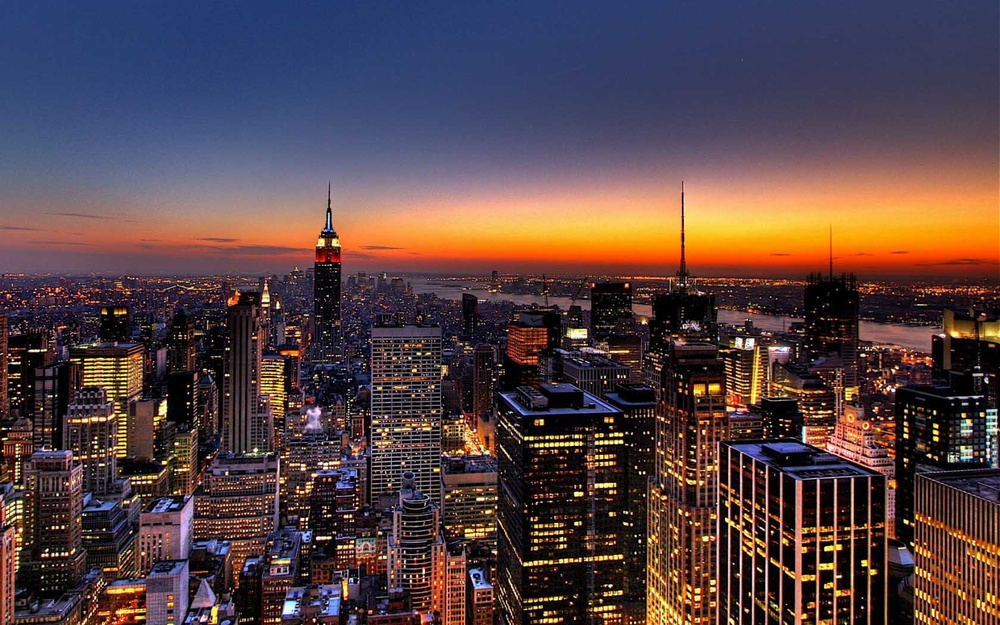
#> input picture Assingment 1/city_pic.jpg, 1000 x 625 px, shrunk from 1680 x 1050 before the run
$ jupyter execute Q1.ipynb
#> lines starting #> are read from the running program, lines starting #| are printed output that depends on the picture
## Student Information <br>
Name: **Mohammad Hossein Shafieizadegan**<br>
Student Number: **99104781**<br>

# Numpy and Linear algebra

Include any libraries you need, including the numpy library

[cell 1]
import numpy as np
import matplotlib.pyplot as plt
import cv2
import math
from skimage import util
from sklearn.datasets import load_iris
from sklearn.decomposition import PCA

Create three different arrays by these methods:

1: Define a function $ f(x1,x2,x3)=x1+10x2+100x3 $ and create a three-dimentional array A of size (4,5,6) using that. <br>
2: Create $$B = \left(\begin{array}{cc}
5 & 1.1 & 4\\
15 & 3 & 9\\
8 & 7 & 8
\end{array}\right)$$
3: Create a $3\times 3 \times 3$ array C with numbers from 1 to 27. The array should be filled first along the first dimension then the second dimension and at last the third dimension. like this:
$$
C[:, :, 0] = \left(\begin{array}{cc}
1 & 4 & 7\\
2 & 5 & 8\\
3 & 6 & 9
\end{array}\right)
$$

[cell 2]
def f(x1,x2,x3):
  return x1 + 10*x2 + 100*x3

A = np.zeros((4,5,6))
for i in range(4):
  for j in range(5):
    for k in range(6):
      A[i,j,k] = f(i,j,k)

# Print A
print(A)

[cell 3]
# 2: Create B = [[5, 1.1, 4], [15, 3, 9], [8, 7, 8]]
B = np.array([[5, 1.1, 4], [15, 3, 9], [8, 7, 8]])

# Print B
print(B)

[cell 4]
# Create a 3x3x3 array C with numbers from 1 to 27
C = np.arange(1,28).reshape(3,3,3).transpose(2,1,0)

# print(C)

# Print C
print(C[:,:,0])

## Indexing <br>
Select and print the middle subarray of dimesnsion (3,3,2) of A with only one line of code

[cell 5]
# Print the middle subarray of dimension (3,3,2) of A
print(A[1:4, 1:4, 0:2])

## Replacement
Replace the last slice of array C (C[:, :, 2]) with values of B. Then print the result.

[cell 6]
# Replace the last slice of array C with values of B
C[:, :, 2] = B

# Print the result
print(C)

## Axis Swap
Swap the first(C[:, :, 0]) and last(C[:, :, 3]) slice of the array C **only with one line of code**. Then print the result.

[cell 7]
# Swap the first and last slice of the array B
C[:, :, [0, 2]] = C[:, :, [2, 0]]

# Print the result
print(C)

## Transposing
Transpose the array B elements in each slice. Then print the result.

[cell 8]
# Transpose the array B elements in each slice
C = C.transpose(0, 2, 1)

# Print the result
print(C)

## Basic plotting with matplotlib <br>
Draw 1000 samples from a binomial distribution with N=300 and p=0.4. Plot the histogram and the estimated cdf on a single figure

[cell 9]
# Set the random seed for reproducibility
np.random.seed(42)

# Draw 1000 samples from a binomial distribution with N=300 and p=0.4
samples = np.random.binomial(300, 0.4, 1000)

# Plot the histogram of the samples with 20 bins
plt.figure()
plt.hist(samples, bins=20, density=True, histtype="step")

# Calculate the cumulative counts of the samples
cum_counts = np.cumsum(np.bincount(samples))

# Normalize the cumulative counts to get the estimated cdf
cdf = cum_counts / cum_counts[-1]

# Plot the estimated cdf of the samples
plt.figure()
plt.plot(np.arange(len(cdf)), cdf)

# Add labels, title and legend to the plot
plt.xlabel("Number of successes")
plt.ylabel("Probability")
plt.title("Binomial distribution with N=300 and p=0.4")

# Show the plot
plt.show()
#> figure, not shown here; curve peaks at x = 148, y = 1

## SVD for denoising images <br>
Task 1: Convert the colored images to grayscale and display them. Then, use an SVD decoposition and partial reconstruction and plot the PSNR metric for each number of components used. Also, display some reconstructed images for a few values of the number of used singular values. <br>
Task 2: For each (grayscale) image, do the following: <br>
    1: Create two noisy versions of the image, with almost the same PSNR and display them. Use a gaussian noise with a well-chosen amplitude for the first noisy image, and use a salt and pepper noise for the second one.<br>
    2: For each noisy image, plot the PSNR vs component number in SVD decomposition. Again, display the reconstructed iamges for a few values of the number of used singular values. <br>
    3: Determine the component number that maximizes the PSNR in each case, and explain why. Display the images for these component numbers as well. <br>
    4: Determine which of the two noise types can be removed more accurately with this method.


[cell 10]
# Load the colored images from a list of URLs
image1_gray = cv2.imread('city_pic.jpg', cv2.IMREAD_GRAYSCALE)
#> image1_gray: shape (625, 1000); min 0, max 255, mean 73.3
image2_gray = cv2.imread('Gorilla.jpg', cv2.IMREAD_GRAYSCALE)
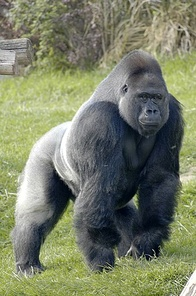
#> input picture Assingment 1/Gorilla.jpg, 196 x 296 px, shrunk from 330 x 497 before the run
#> image2_gray: shape (296, 196); min 0, max 255, mean 123.2
gray_images = [image1_gray, image2_gray]

# display images
fig, axes = plt.subplots(1, 2, figsize=(8, 4))
for i, gray_image in enumerate(gray_images):
  axes[i].imshow(gray_image, cmap="gray")
  axes[i].set_title(f"Image {i+1}")
#> this loop made 2 passes
plt.show()

[cell 11]
# Define a function to perform SVD decomposition and partial reconstruction of an image
def svd_reconstruct(image, k):
  # Perform SVD decomposition of the image matrix
  U, s, Vt = np.linalg.svd(image)
  # Select the first k singular values and vectors
  s_k = s[:k]
  U_k = U[:, :k]
  Vt_k = Vt[:k, :]
  # Reconstruct the image matrix from the reduced SVD
  image_k = U_k @ np.diag(s_k) @ Vt_k
  return image_k

# Define a function that calculates PSNR
def psnr (img1, img2):
  # Calculate the mean squared error between the images
  mse = np.mean ((img1 - img2) ** 2)
  # If MSE is zero, the images are identical
  if mse == 0:
    return math.inf
  # Otherwise, calculate and return the PSNR value
  max_pixel = 255.0 # Assuming 8-bit per channel images
  return -10 * math.log10 (mse / max_pixel ** 2)

[cell 12]
# Define a list of values for the number of singular values to use
k_values = [5, 10, 15, 20, 30, 50]

# Initialize an empty list to store the PSNR values for each image and k value
psnr_values = []

# Loop over each image
for i, gray_image in enumerate(gray_images):
  # Initialize an empty list to store the PSNR values for each k value
  psnr_values_i = []
  # Loop over each k value
  for k in k_values:
    # Reconstruct the image using k singular values
    image_k = svd_reconstruct(gray_image, k)
    # Calculate the PSNR between the original and reconstructed image
    psnr_k = psnr(gray_image, image_k)
    # Append the PSNR value to the list
    psnr_values_i.append(psnr_k)
  # Append the list of PSNR values to the main list
  psnr_values.append(psnr_values_i)
#> this loop made 2 passes
#> after the loop, psnr_values = [[17.79, 18.71, 19.4, 19.97, 20.94, 22.65], [20.77, 22.75, 23.97, 24.86, 26.35, 28.91]]

# Plot the PSNR metric for each image and k value
fig, axes = plt.subplots(1, 2, figsize=(8, 4))
for i, psnr_values_i in enumerate(psnr_values):
  axes[i].plot(k_values, psnr_values_i)
  axes[i].set_xlabel("Number of singular values")
  axes[i].set_ylabel("PSNR (dB)")
  axes[i].set_title(f"Image {i+1}")
#> this loop made 2 passes
plt.show()

# Display some reconstructed images for a few values of k
fig, axes = plt.subplots(2, 4, figsize=(16, 8))
for i, gray_image in enumerate(gray_images):
  for j, k in enumerate([5, 10, 20, 50]):
    image_k = svd_reconstruct(gray_image, k)
    axes[i][j].imshow(image_k, cmap="gray")
    axes[i][j].set_title(f"Image {i+1} with k={k}")
#> this loop made 2 passes
plt.show()

[cell 13]
# Create a list for storing noisy images
noisy_images = []

# Loop over each image
for i, gray_image in enumerate(gray_images):

  # Create two noisy versions of the image with almost the same PSNR
  # Use a gaussian noise
  sigma = np.std(gray_image) / 150 # Choose a sigma value that gives a reasonable PSNR
  noisy_image_1 = util.random_noise(gray_image, mode="gaussian", mean=0, var=sigma**2)

  # Use a salt and pepper noise for the second noisy image
  noisy_image_2 = util.random_noise(gray_image, mode="s&p", amount=0.05)

  noisy_images.append(noisy_image_1)
  noisy_images.append(noisy_image_2)

  # Display the noisy images
  fig, axes = plt.subplots(1, 2, figsize=(8, 4))
  axes[0].imshow(noisy_image_1, cmap="gray")
  axes[0].set_title(f"Image {i+1} with gaussian noise")
  axes[1].imshow(noisy_image_2, cmap="gray")
  axes[1].set_title(f"Image {i+1} with salt and pepper noise")
  plt.show()
#> this loop made 2 passes
#> sigma on passes 1 to 2: 0.356, 0.378
#> pass 1, `noisy_image_2 = util.random_noise(gray_image, mode="s&p", amount=0.05)`:
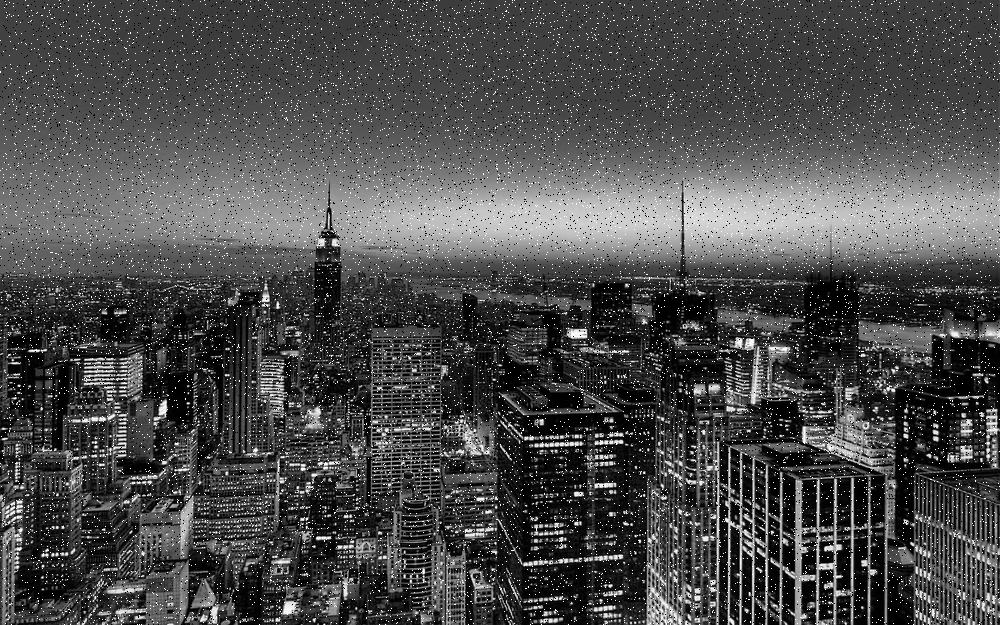
#> noisy_image_2: shape (625, 1000) float64; min 0, max 1, mean 0.298
#> after the loop, noisy_images = 4 items

[cell 14]
# Initialize an empty list to store the PSNR values for each image and noise type and k value
psnr_values = []
max_k_for_psnr = []

for i, noisy_image in enumerate(noisy_images):

  # Initialize an empty list to store the PSNR values for each k value
  psnr_values_i_j = []
  # Loop over each k value
  for k in k_values:
    # Reconstruct the image using k singular values
    image_k = svd_reconstruct(noisy_image, k)
    # Calculate the PSNR between the original and reconstructed image

    original_image = gray_images[0] if i <= 1 else gray_images[1]

    psnr_k = psnr(original_image, image_k)

    psnr_values_i_j.append(psnr_k)

  # Determine the component number that maximizes the PSNR in each case
  max_psnr = max(psnr_values_i_j) # Find the maximum PSNR value
  max_k = k_values[psnr_values_i_j.index(max_psnr)] # Find the corresponding k value
  max_k_for_psnr.append(max_k)
  print(f"For image {i+1}, the component number that maximizes the PSNR is {max_k} with a PSNR of {max_psnr:.2f} dB")

  psnr_values.append(psnr_values_i_j)
#> this loop made 4 passes
#> max_psnr on passes 1 to 4: 9.01, 9.01, 5.52, 5.52
#| For image 1, the component number that maximizes the PSNR is 50 with a PSNR of 9.01 dB
#| For image 2, the component number that maximizes the PSNR is 50 with a PSNR of 9.01 dB
#| For image 3, the component number that maximizes the PSNR is 50 with a PSNR of 5.52 dB
#| For image 4, the component number that maximizes the PSNR is 50 with a PSNR of 5.52 dB
#> pass 1, in svd_reconstruct (call 21), `U, s, Vt = np.linalg.svd(image)`:
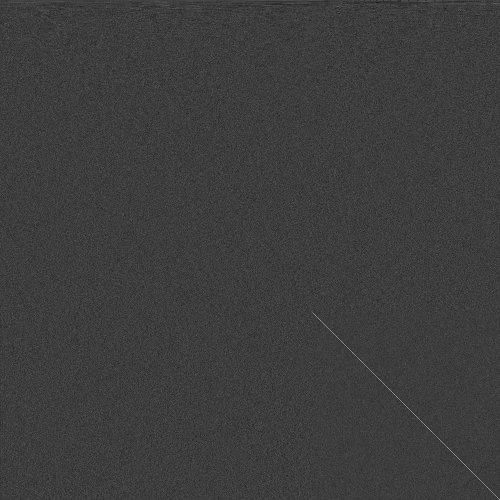
#> Vt: shape (1000, 1000) float64 (shown at 1/2 size); min -0.148, max 0.464, mean 3.32e-05; drawn with min black and max white
#> pass 1, in svd_reconstruct (call 22), `image_k = U_k @ np.diag(s_k) @ Vt_k`:
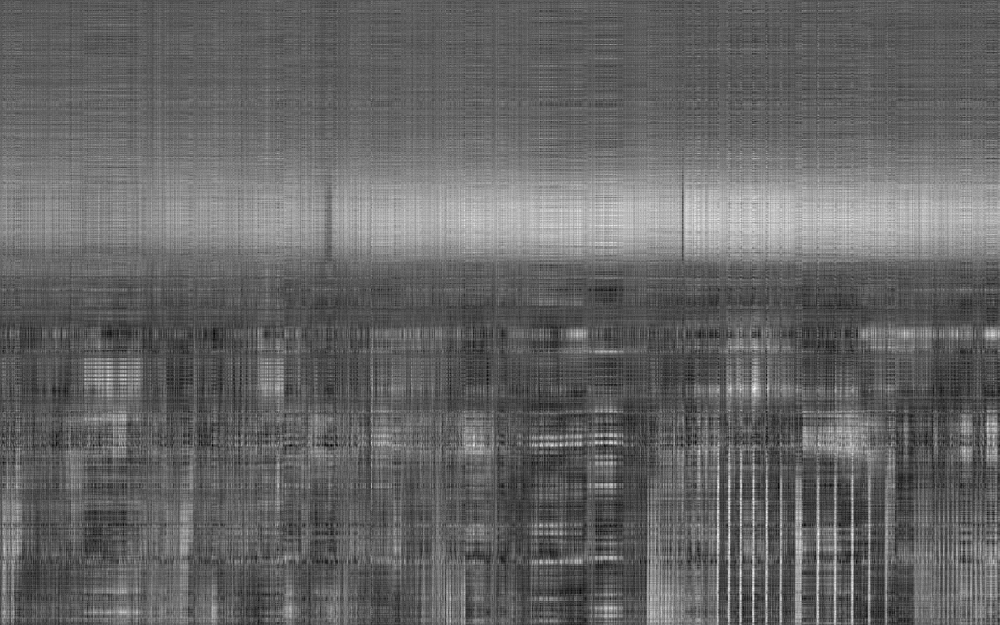
#> image_k: shape (625, 1000) float64; min -0.139, max 1.06, mean 0.337; drawn with min black and max white
#> after the loop, max_k_for_psnr = [50, 50, 50, 50]; psnr_values = [[9.01, 9.01, 9.01, 9.01, 9.01, 9.01], [9.01, 9.01, 9.01, 9.01, 9.01, 9.01], [5.52, 5.52, 5.52, 5.52, 5.52, 5.52], [5.52, 5.52, 5.52, 5.52, 5.52, 5.52]]

[cell 15]
# Display some reconstructed images for a few values of k
fig, axes = plt.subplots(2, 4, figsize=(16, 8))
for i, noisy_image in enumerate(noisy_images[0:2]):
  for j, k in enumerate([5, 10, 20, 50]):
    image_k = svd_reconstruct(noisy_image, k)
    axes[i][j].imshow(image_k, cmap="gray")
    axes[i][j].set_title(f"Noisy image {i+1} with k={k}")
#> this loop made 2 passes
plt.show()

fig, axes = plt.subplots(2, 4, figsize=(16, 8))
for i, noisy_image in enumerate(noisy_images[2:4]):
  for j, k in enumerate([5, 10, 20, 50]):
    image_k = svd_reconstruct(noisy_image, k)
    axes[i][j].imshow(image_k, cmap="gray")
    axes[i][j].set_title(f"Noisy image {i+1} with k={k}")
#> this loop made 2 passes
#> pass 1, in svd_reconstruct (call 53), `U, s, Vt = np.linalg.svd(image)`:
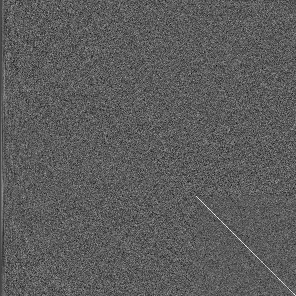
#> U: shape (296, 296) float64; min -0.267, max 0.467, mean -0.000186; drawn with min black and max white
#> pass 1, in svd_reconstruct (call 53), `U, s, Vt = np.linalg.svd(image)`:
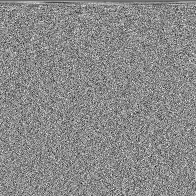
#> Vt: shape (196, 196) float64; min -0.34, max 0.288, mean -0.000416; drawn with min black and max white
#> pass 1, in svd_reconstruct (call 54), `image_k = U_k @ np.diag(s_k) @ Vt_k`:
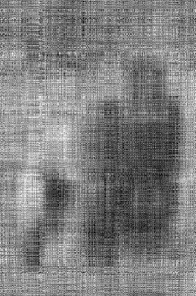
#> image_k: shape (296, 196) float64; min -0.147, max 1.12, mean 0.488; drawn with min black and max white
plt.show()

[cell 16]
fig, axes = plt.subplots(2, 2, figsize=(12, 12)) # Create a 2x3 grid of subplots
for i, image in enumerate(noisy_images): # Loop over the six images
    # Calculate the row and column index based on i
    row = i // 2 # Integer division by 3
    column = i % 2 # Remainder of division by 3
    # Plot the PSNR metric on the corresponding subplot
    axes[row, column].plot(k_values, psnr_values[i])
    axes[row, column].set_xlabel("Number of singular values") # Use dot notation and parentheses
    axes[row, column].set_ylabel("PSNR (dB)") # Use dot notation and parentheses
    axes[row, column].set_title(f"Image {i+1}") # Use dot notation and parentheses
#> this loop made 4 passes
#> (row, column) on passes 1 to 4: (0, 0), (0, 1), (1, 0), (1, 1)
plt.show() # Show the plot
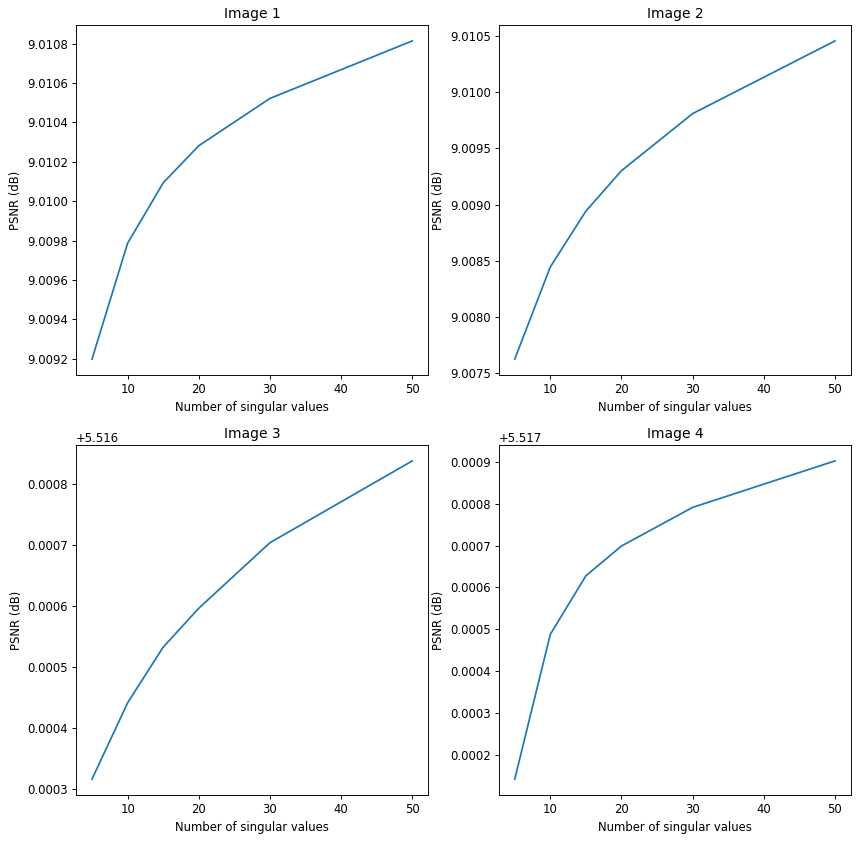
#> figure drawn by matplotlib, 4 panels

[cell 17]
fig, axes = plt.subplots(2, 2, figsize=(12, 12)) # Create a 2x2 grid of subplots
for i, noisy_image in enumerate(noisy_images): # Loop over the six images
    # Calculate the row and column index based on i
    row = i // 2 # Integer division by 2
    column = i % 2 # Remainder of division by 2

    # Display the image for the optimal k value
    max_k = max_k_for_psnr[i]
    image_max_k = svd_reconstruct(noisy_image, max_k)
    axes[row, column].imshow(image_max_k, cmap="gray")
    axes[row, column].set_title(f"Image {i+1} with k={max_k}")

plt.show() # Show the plot
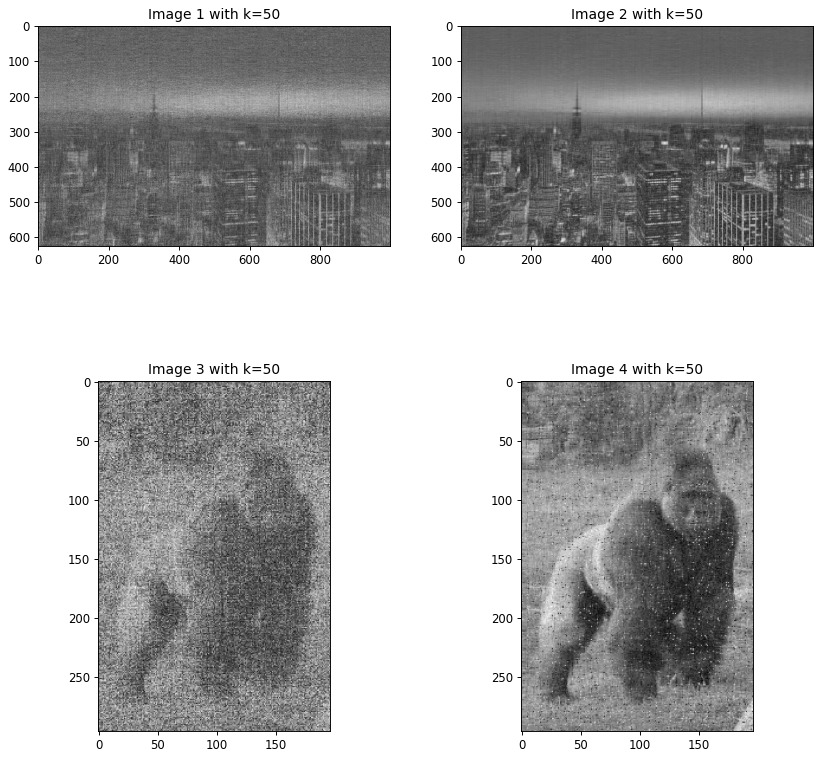
#> figure drawn by matplotlib, 4 panels

[cell 18]
# Determine which of the two noise types can be removed more accurately with this method
# Compare the average PSNR values for each noise type across all images and k values
avg_psnr_1 = np.mean([psnr_values_i[0] for psnr_values_i in psnr_values]) # Average PSNR for gaussian noise
#> avg_psnr_1 = 7.26
avg_psnr_2 = np.mean([psnr_values_i[1] for psnr_values_i in psnr_values]) # Average PSNR for salt and pepper noise
#> avg_psnr_2 = 7.26
if avg_psnr_1 > avg_psnr_2:
  print(f"The gaussian noise can be removed more accurately with this method, with an average PSNR of {avg_psnr_1:.2f} dB")
elif avg_psnr_1 < avg_psnr_2:
  print(f"The salt and pepper noise can be removed more accurately with this method, with an average PSNR of {avg_psnr_2:.2f} dB")
#| The salt and pepper noise can be removed more accurately with this method, with an average PSNR of 7.26 dB
else:
  print(f"Both noise types can be removed equally accurately with this method, with an average PSNR of {avg_psnr_1:.2f} dB")

## PCA for dimensionality reduction <br>
Load the iris dataset using the scikit-learn datasets submodule. Reduce the dimenssions of the dataset to two by using PCA, and visualize them. Each class must have a different color in the scatterplot. <br>
Explain PCA very briefly and how your code works as well.

<font color="cyan">
PCA stands for **principal component analysis**, which is a technique for reducing the dimensionality of a dataset by projecting it onto a lower-dimensional subspace that preserves most of the variance and information of the original data. PCA works by finding the directions (called principal components) that have the highest variance in the data, and transforming the data into a new coordinate system along these directions.
</font>

[cell 19]
# Load the iris dataset
iris = load_iris()

# Create a PCA object with 2 components
pca = PCA(n_components=2)

# Fit the PCA object to the iris data
pca.fit(iris.data)

# Transform the iris data into the new coordinate system
iris_pca = pca.transform(iris.data)

# Plot the transformed data
plt.scatter(iris_pca[:, 0], iris_pca[:, 1], c=iris.target, cmap='viridis')
plt.xlabel('First component')
plt.ylabel('Second component')
plt.title('PCA of iris dataset')
plt.show()
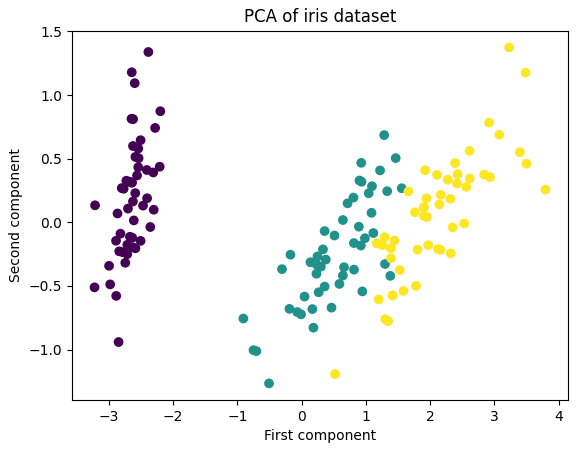
#> figure drawn by matplotlib, 1 panel
